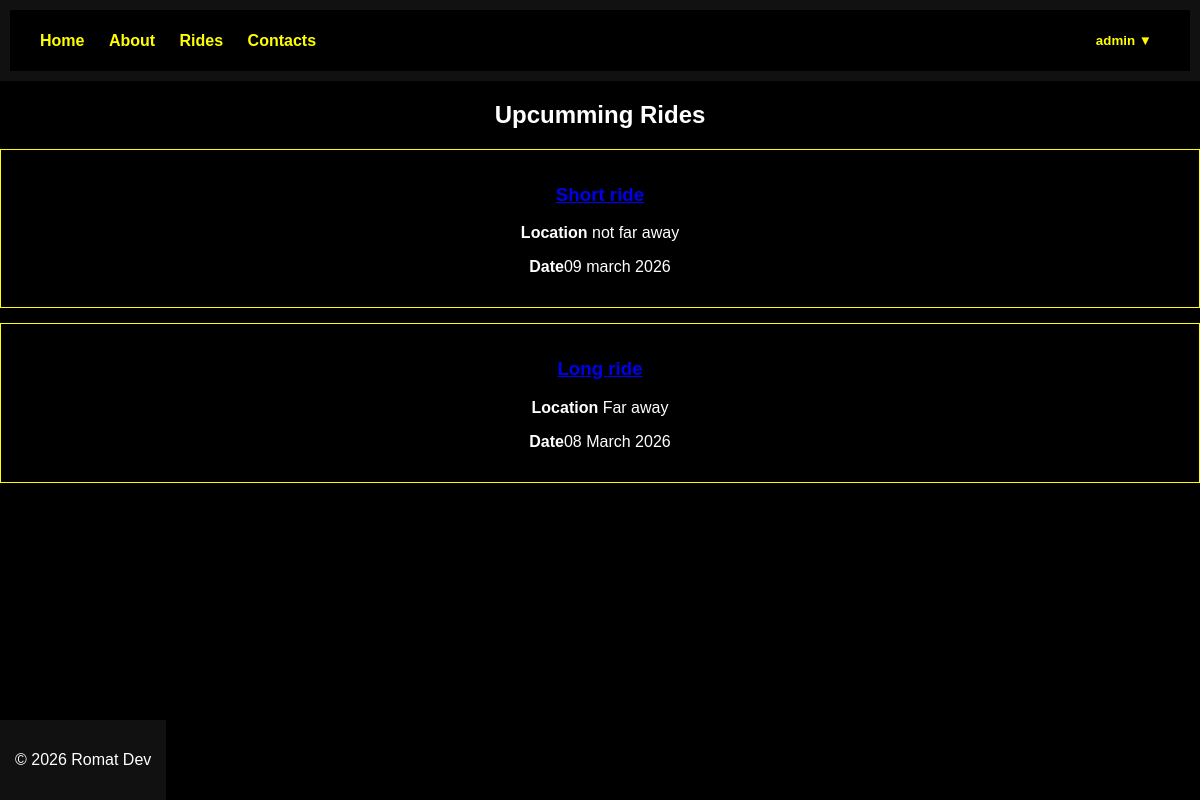
Page /rides (signed in) on the committed database.
### app.py (models this page shows)
class User(UserMixin, db.Model):
    id = db.Column(db.Integer, primary_key=True)
    username = db.Column(db.String(150), unique=True, nullable=False)
    password = db.Column(db.String(200), nullable=False)
    role = db.Column(db.String(20), default='member')
    approved = db.Column(db.Boolean, default=False)
    is_senior = db.Column(db.Boolean, default=False)
    chapter = db.Column(db.String(50))

class Ride(db.Model):
    id = db.Column(db.Integer, primary_key=True)
    title = db.Column(db.String(200))
    location = db.Column(db.String(200))
    ride_date = db.Column(db.String(100))
    description = db.Column(db.Text)
    created_by = db.Column(db.Integer)
    meeting_points = db.relationship(
        'MeetingPoint',
        backref='ride',
        cascade="all, delete-orphan"
    )
    participants = db.relationship(
        'RideParticipant',
        backref='ride',
        cascade='all, delete-orphan'
    )

### app.py (the view)
@app.route('/rides')
def rides():
    rides = Ride.query.order_by(Ride.id.desc()).all()
    return render_template('rides.html', rides=rides)

### app.py (called while the page is built)
@login_manager.user_loader
def load_user(user_id):
    return User.query.get(int(user_id))

### templates/rides.html (shortened to what this page needs)
{% extends "base.html"%}
{% block content %}
<h2>Upcumming Rides</h2>
{% for ride in rides %}
    <div style="border:1px solid yellow; padding:15px; margin-bottom:15px;">
        <h3>
            <a href="{{ url_for('ride_detail', ride_id=ride.id) }}">{{ ride.title }} </a>
        </h3>
        <p><strong>Location</strong> {{ ride.location }}</p>
        <p><strong>Date</strong>{{ ride.ride_date }}</p>
    </div>
{% else %}
    <p>No Rides Sceduled </p>
{% endfor %}
{% endblock %}

### templates/base.html (shortened to what this page needs)
<!DOCTYPE html>
<html lang="en">
<head>
    <link rel="stylesheet" href="{{ url_for('static', filename='css/style.css') }}">
</head>
<body>
<header>
    <nav class="navbar">
        <div class="nav-left">
            <a href="{{ url_for('index') }}">Home</a>
            <a href="{{ url_for('about') }}">About</a>
            <a href="{{ url_for('rides') }}">Rides</a>
            <a href="{{ url_for('contacts') }}">Contacts</a>
        </div>
        <div class="nav-right">
            {% if current_user.is_authenticated %}
            <div class="dropdown">
                <button class="dropbtn">
                    {{ current_user.username }} ▼
                </button>
            </div>
            {% else %}
                <a href="{{ url_for('login') }}">Login</a>
                <a href="{{ url_for('register') }}">Register</a>
            {% endif %}
        </div>
    </nav>
</header>
<main>
    {% block content %}
    {% endblock %}
</main>
<footer>
    <p>© 2026 Romat Dev</p>
</footer>
</body>
</html>

### static/css/style.css (style rules this page uses)
body { background-color: black; color: white; font-family: Arial, Helvetica, sans-serif; margin: 0; text-align: center; }
header { background-color: #111; padding: 10px; }
.navbar { display:flex; justify-content:space-between; align-items:center; background:black; padding:15px 30px; }
.navbar a { color:yellow; text-decoration:none; margin-right:20px; font-weight:bold; }
.nav-right { position:relative; }
.dropbtn { background:black; color:yellow; border:none; font-weight:bold; cursor:pointer; }
.dropdown { position:relative; display:inline-block; }
footer { background-color: #111; text-align: center; padding: 15px; margin-top: 40px; position: fixed; bottom: 0; }
button { padding: 8px; background-color: yellow; border: none; font-weight: bold; cursor: pointer; }

### rows in the picture
User: username "admin"
Ride: title "Short ride", location "not far away", ride_date "09 march 2026"
Ride: title "Long ride", location "Far away", ride_date "08 March 2026"
